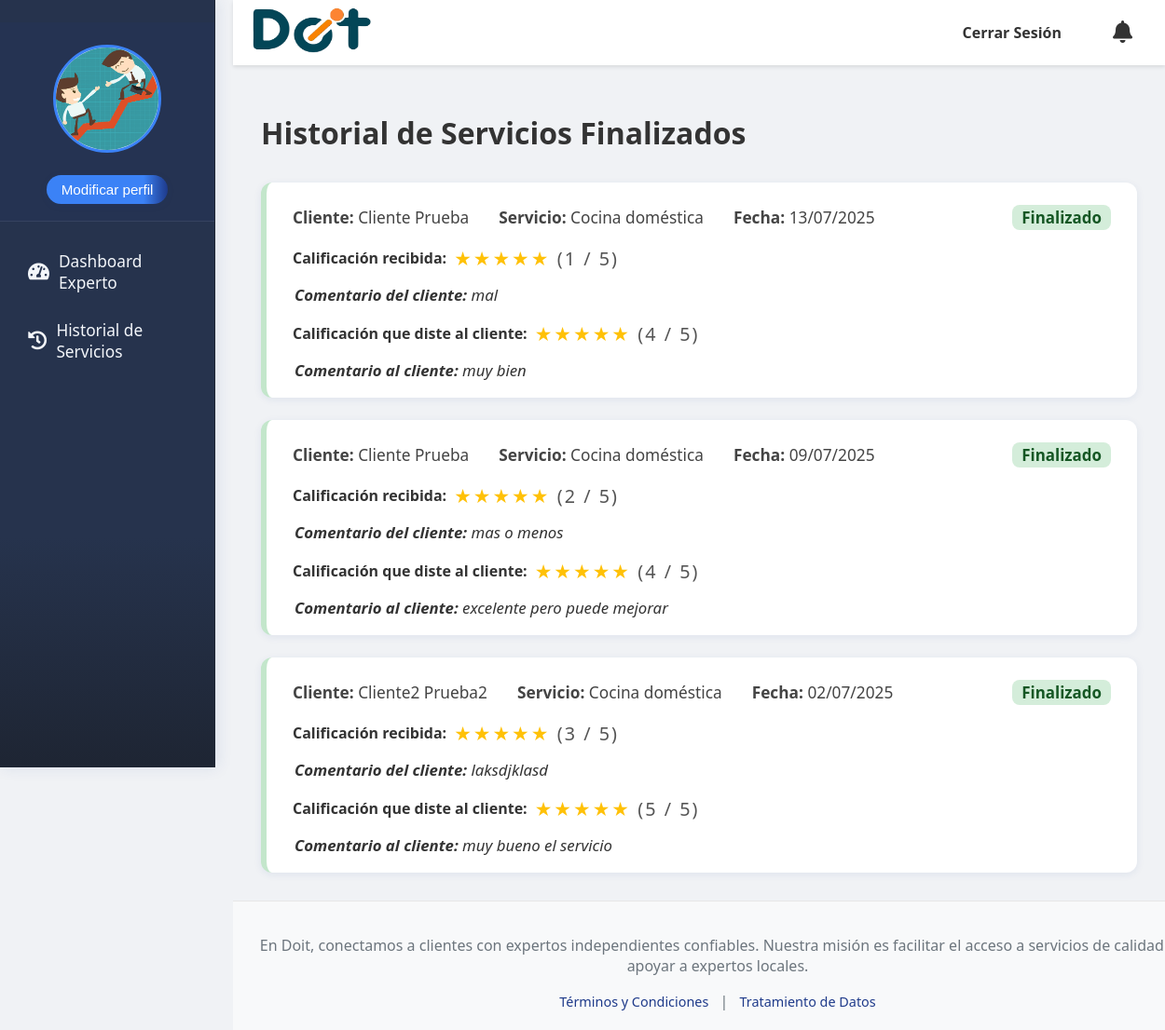
The page /experto/historial/ (signed in) on the database its author committed.
### doit_app/models.py (models this page shows, shortened)
class CustomUser(AbstractUser):
    tipo_usuario_choices = [
        ('cliente', 'Cliente'),
        ('experto', 'Experto'),
    ]
    genero = models.ForeignKey(Genero, on_delete=models.SET_NULL, null=True, blank=True, verbose_name="Género")
    tipo_usuario = models.CharField(max_length=20, choices=tipo_usuario_choices, default='cliente', verbose_name="Tipo de Usuario")
    nacionalidad = models.CharField(max_length=100, blank=True, null=True, verbose_name="Nacionalidad")
    numDoc = models.CharField(max_length=100, unique=True, blank=True, null=True, verbose_name="Número de Documento")
    telefono = models.CharField(max_length=20, blank=True, null=True, verbose_name="Teléfono")
    fechaNacimiento = models.DateField(blank=True, null=True, verbose_name="Fecha de Nacimiento")
    foto_perfil = models.ImageField(upload_to='perfil/', null=True, blank=True, verbose_name="Foto de Perfil")
    tipo_documento = models.ForeignKey(TipoDoc, on_delete=models.SET_NULL, null=True, blank=True, verbose_name="Tipo de Documento")
    especialidad = models.ManyToManyField(
        Servicios,
        blank=True,
        verbose_name="Servicios que ofrece el experto"
    )
    direccion = models.CharField(max_length=255, blank=True, null=True, verbose_name="Dirección de Residencia")
    barrio = models.CharField(max_length=100, blank=True, null=True, verbose_name="Barrio")
    documento_identidad_pdf = models.FileField(upload_to='documentos_identidad/', blank=True, null=True, verbose_name="Documento de Identidad (PDF)")
    class Meta:
        verbose_name = "Usuario Personalizado"
        verbose_name_plural = "Usuarios Personalizados"
        app_label = "doit_app"
    def is_usuario_normal(self):
        return self.tipo_usuario == 'cliente'
    def is_experto(self):
        return self.tipo_usuario == 'experto'

class Reserva(models.Model):
    Fecha = models.DateField(verbose_name="Fecha de Reserva")
    Hora = models.TimeField(verbose_name="Hora de Reserva")
    direccion = models.CharField(max_length=255, verbose_name="Dirección del Servicio")
    descripcion = models.TextField(verbose_name="Descripción del Servicio")
    detallesAdicionales = models.TextField(blank=True, null=True, verbose_name="Detalles Adicionales")
    ciudad = models.ForeignKey(Ciudad, on_delete=models.CASCADE, verbose_name="Ciudad del Servicio")
    pais = models.ForeignKey(Pais, on_delete=models.CASCADE, verbose_name="País del Servicio")
    metodoDePago = models.ForeignKey(
        Metodo,
        on_delete=models.SET_NULL,
        null=True,
        blank=True,
        verbose_name="Método de Pago Preferido"
    )
    idUsuario = models.ForeignKey(
        settings.AUTH_USER_MODEL,
        on_delete=models.CASCADE,
        related_name='reservas_realizadas',
        verbose_name="Cliente que Reserva"
    )
    idServicios = models.ForeignKey(Servicios, on_delete=models.CASCADE, verbose_name="Servicio Solicitado")
    idEstado = models.ForeignKey(
        Estado,
        on_delete=models.SET_DEFAULT,
        default=1,
        verbose_name="Estado de la Reserva"
    )
    experto_asignado = models.ForeignKey(
        settings.AUTH_USER_MODEL,
        on_delete=models.SET_NULL,
        null=True,
        blank=True,
        related_name='reservas_aceptadas',
        limit_choices_to={'tipo_usuario': 'experto'},
        verbose_name="Experto Asignado"
    )
    pago_ofrecido = models.DecimalField(
        max_digits=10,
        decimal_places=2,
        blank=True,
        null=True,
        verbose_name="Pago Ofrecido por el Cliente"
    )
    motivo_cancelacion = models.TextField(
        blank=True,
        null=True,
        verbose_name="Motivo de Cancelación"
    )
    servicio_iniciado = models.BooleanField(default=False, verbose_name="Servicio Iniciado")
    servicio_finalizado = models.BooleanField(default=False, verbose_name="Servicio Finalizado")
    comentario_durante_servicio = models.TextField(blank=True, null=True, verbose_name="Comentario del Experto")
    duracion_estimada = models.CharField(max_length=50, null=True, blank=True, verbose_name="duracion del servicio")
    comentario_cliente = models.TextField(blank=True, null=True, verbose_name="Comentario del Cliente")
    creado_en = models.DateTimeField(auto_now_add=True)
    actualizado_en = models.DateTimeField(auto_now=True)
    class Meta:
        verbose_name = "Reserva"
        verbose_name_plural = "Reservas"
        db_table = "Reserva"
        app_label = "doit_app"

class Servicios(models.Model):
    NombreServicio = models.CharField(max_length=50, verbose_name="Nombre del servicio")
    idCategorias = models.ForeignKey(Categorias, on_delete=models.CASCADE, verbose_name="Categoría del servicio")
    class Meta:
        verbose_name = "Servicio"
        verbose_name_plural = "Servicios"
        db_table = "Servicios"
        app_label = "doit_app"

class Calificaciones(models.Model):
    CALIFICADOR_CHOICES = [
        ("cliente_a_experto", "Cliente a Experto"),
        ("experto_a_cliente", "Experto a Cliente"),
    ]
    reserva = models.ForeignKey('Reserva', on_delete=models.CASCADE, verbose_name="Reserva calificada")
    calificado_por = models.ForeignKey(settings.AUTH_USER_MODEL, on_delete=models.CASCADE, related_name='calificaciones_realizadas', verbose_name="Usuario que califica")
    calificado_a = models.ForeignKey(settings.AUTH_USER_MODEL, on_delete=models.CASCADE, related_name='calificaciones_recibidas', verbose_name="Usuario calificado")
    tipo = models.CharField(max_length=20, choices=CALIFICADOR_CHOICES, verbose_name="Tipo de calificación")
    puntuacion = models.PositiveSmallIntegerField(verbose_name="Puntuación (1-5)")
    comentario = models.CharField(max_length=150, verbose_name="Comentario del servicio", blank=True, null=True)
    fecha = models.DateField(auto_now_add=True, verbose_name="Fecha del comentario")
    class Meta:
        verbose_name = "Calificación"
        verbose_name_plural = "Calificaciones"
        db_table = "Calificaciones"
        app_label = "doit_app"

### doit_app/views.py (the view)
# urls.py: path('experto/historial/', views.historial_experto, name='historial_experto'), # Renombrado para claridad
@login_required
@user_passes_test(is_experto, login_url=reverse_lazy('login'))
def historial_experto(request):
    from doit_app.models import Calificaciones
    reservas_finalizadas = Reserva.objects.filter(
        experto_asignado=request.user,
        servicio_finalizado=True
    ).order_by('-Fecha', '-Hora')
    historial = []
    for reserva in reservas_finalizadas:
        calif_cliente = Calificaciones.objects.filter(reserva=reserva, tipo='cliente_a_experto').first()
        calif_experto = Calificaciones.objects.filter(reserva=reserva, tipo='experto_a_cliente').first()
        historial.append({
            'reserva': reserva,
            'calif_cliente': calif_cliente,
            'calif_experto': calif_experto
        })
    return render(request, 'experto/historial_experto.html', {
        'historial': historial
    })

### doit_app/views.py (called while the page is built)
def is_experto(user):
    return user.is_authenticated and user.tipo_usuario == 'experto'

### doit_app/templates/experto/historial_experto.html (shortened to what this page needs)
{% extends "base.html" %}
{% load static %}
{% block content %}
<h1>Historial de Servicios Finalizados</h1>
<div class="reservas-lista">
  {% for item in historial %}
    <div class="reserva-card finalizada">
      <div class="reserva-header">
        <div class="reserva-info">
          <span><strong>Cliente:</strong> {{ item.reserva.idUsuario.get_full_name|default:item.reserva.idUsuario.username }}</span>
          <span><strong>Servicio:</strong> {{ item.reserva.idServicios.NombreServicio }}</span>
          <span><strong>Fecha:</strong> {{ item.reserva.Fecha|date:"d/m/Y" }}</span>
        </div>
        <span class="reserva-estado finalizada">Finalizado</span>
      </div>
      <div class="reserva-calificacion">
        <span><strong>Calificación recibida:</strong></span>
        <span class="estrellas">
          {% if item.calif_cliente %}
            {% for i in "12345"|slice:":item.calif_cliente.puntuacion" %}★{% endfor %}
            <span style="color:#555; font-size:0.95em;">({{ item.calif_cliente.puntuacion }} / 5)</span>
          {% else %}
            Sin calificar
          {% endif %}
        </span>
      </div>
      <div class="reserva-comentario">
        <strong>Comentario del cliente:</strong>
        {% if item.calif_cliente and item.calif_cliente.comentario %}
          {{ item.calif_cliente.comentario }}
        {% else %}
          ---
        {% endif %}
      </div>
      <div class="reserva-calificacion">
        <span><strong>Calificación que diste al cliente:</strong></span>
        <span class="estrellas">
          {% if item.calif_experto %}
            {% for i in "12345"|slice:":item.calif_experto.puntuacion" %}★{% endfor %}
            <span style="color:#555; font-size:0.95em;">({{ item.calif_experto.puntuacion }} / 5)</span>
          {% else %}
            Sin calificar
          {% endif %}
        </span>
      </div>
      <div class="reserva-comentario">
        <strong>Comentario al cliente:</strong>
        {% if item.calif_experto and item.calif_experto.comentario %}
          {{ item.calif_experto.comentario }}
        {% else %}
          ---
        {% endif %}
      </div>
    </div>
  {% empty %}
    <p>No tienes servicios finalizados.</p>
  {% endfor %}
</div>
{% endblock %}

### doit_app/templates/base.html (shortened to what this page needs)
<!DOCTYPE html>
<html lang="es">
{% load static %}
<head>
    <link rel="stylesheet" href="{% static 'css/styles.css' %}">
    <link rel="stylesheet" href="https://cdnjs.cloudflare.com/ajax/libs/font-awesome/5.15.4/css/all.min.css">
</head>
<body>
    {% if user.is_authenticated and not user.is_staff and not user.is_superuser %}
    <div id="sidebar">
        <div class="perfil-header">
            <div class="perfil-foto-container">
                {% if user.foto_perfil %}
                    <img src="{{ user.foto_perfil.url }}" alt="Foto de perfil de {{ user.username }}" class="perfil-foto">
                {% else %}
                    <img src="{% static 'images/default_profile.jpg' %}" alt="Foto de perfil por defecto" class="perfil-foto">
                {% endif %}
            </div>
            <div>
                <a href="{% url 'editar_perfil' %}">
                    <button class="modificar-perfil-btn">Modificar perfil</button>
                </a>
            </div>
        </div>
        <ul class="list-unstyled components">
            {% if user.is_authenticated and user.is_experto %}
                <li><a href="{% url 'dashboard_experto' %}"><i class="fas fa-tachometer-alt"></i> Dashboard Experto</a></li>
                <li><a href="{% url 'historial_experto' %}"><i class="fas fa-history"></i> Historial de Servicios</a></li>
            {% endif %}
        </ul>
    </div>
    {% endif %}
    <div id="content-wrapper">
        <header>
            <nav class="navbar navbar-light bg-light">
                <div class="logo">
                    {% if user.is_authenticated %}
                        {% if user.is_usuario_normal %}
                            <a href="{% url 'principal' %}">
                                <img src="{% static 'images/Doit_logo.png' %}" alt="Logo Doit" width="130">
                            </a>
                        {% elif user.is_experto %}
                            <a href="{% url 'dashboard_experto' %}">
                                <img src="{% static 'images/Doit_logo.png' %}" alt="Logo Doit" width="130">
                            </a>
                        {% elif user.is_superuser %}
                            <a href="{% url 'admin_principal' %}">
                                <img src="{% static 'images/Doit_logo.png' %}" alt="Logo Doit" width="130">
                            </a>
                        {% else %}
                             <a href="{% url 'home' %}">
                                <img src="{% static 'images/Doit_logo.png' %}" alt="Logo Doit" width="130">
                            </a>
                        {% endif %}
                    {% else %}
                        <a href="{% url 'home' %}">
                            <img src="{% static 'images/Doit_logo.png' %}" alt="Logo Doit" width="130">
                        </a>
                    {% endif %}
                </div>
                <ul class="nav-links">
                    {% if user.is_authenticated %}
                        <li><a href="{% url 'user_logout' %}">Cerrar Sesión</a></li>
                    {% else %}
                        <li><a href="{% url 'login' %}">Iniciar Sesión</a></li>
                        <li><a href="{% url 'registrarse' %}">Registrarse</a></li>
                    {% endif %}
                    <li style="position:relative;">
                        <a href="{% url 'notificaciones' %}" id="notificaciones-link" style="position:relative;">
                            <i class="fa fa-bell" style="font-size:1.5em;"></i>
                        </a>
                    </li>
                </ul>
            </nav>
        </header>
        <main>
            {% block content %}
            {% endblock %}
        </main>
        <footer>
            <p> En Doit, conectamos a clientes con expertos independientes confiables. Nuestra misión es facilitar el acceso a servicios de calidad y apoyar a expertos locales. </p>
            <div class="footer-links">
                <a href="{% url 'terminos_condiciones' %}">Términos y Condiciones</a> |
                <a href="{% url 'tratamiento_datos' %}">Tratamiento de Datos</a>
            </div>
        </footer>
    </div>
</body>
</html>

### rows shown on the page
CustomUser: foto_perfil (picture)
Reserva: reserva.idUsuario.get_full_name "Cliente Prueba", reserva.idServicios.NombreServicio "Cocina doméstica", reserva.Fecha "13/07/2025", calif_cliente.puntuacion "1", calif_cliente.comentario "mal", calif_experto.puntuacion "4", calif_experto.comentario "muy bien"
Reserva: reserva.idUsuario.get_full_name "Cliente Prueba", reserva.idServicios.NombreServicio "Cocina doméstica", reserva.Fecha "09/07/2025", calif_cliente.puntuacion "2", calif_cliente.comentario "mas o menos", calif_experto.puntuacion "4", calif_experto.comentario "excelente pero puede mejorar"
Reserva: reserva.idUsuario.get_full_name "Cliente2 Prueba2", reserva.idServicios.NombreServicio "Cocina doméstica", reserva.Fecha "02/07/2025", calif_cliente.puntuacion "3", calif_cliente.comentario "laksdjklasd", calif_experto.puntuacion "5", calif_experto.comentario "muy bueno el servicio"
